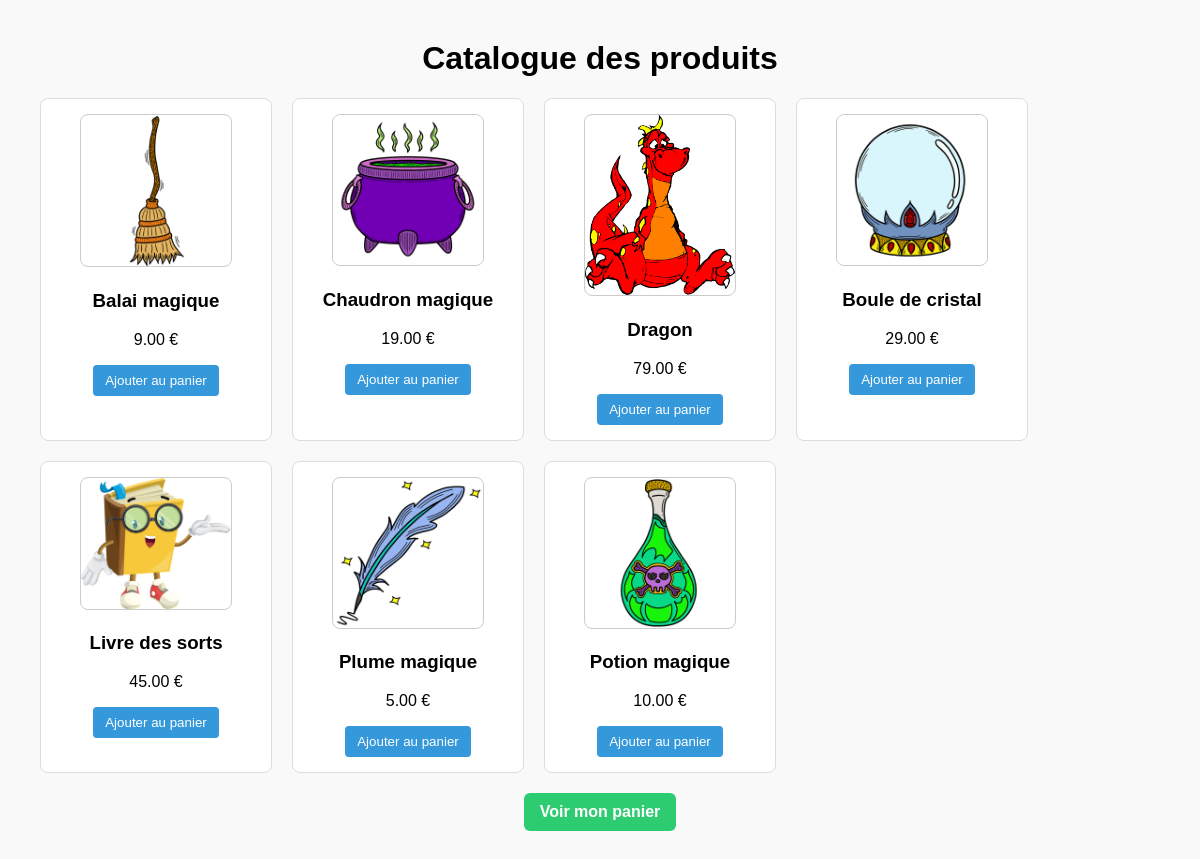
The page / on the database its author committed.
### tables this page shows
CREATE TABLE IF NOT EXISTS `produits` (
  `id_produit` int NOT NULL AUTO_INCREMENT,
  `nom` varchar(100) DEFAULT NULL,
  `prix` decimal(6,2) DEFAULT NULL,
  `image` varchar(255) DEFAULT NULL,
  PRIMARY KEY (`id_produit`)
);

### index.php (the view, shortened to what this page needs)
<?php
require_once("config.php");
$produits = $pdo->query("SELECT * FROM produits")->fetchAll();
?>
<!DOCTYPE html>
<html lang="fr">
<head>
    <link rel="stylesheet" href="style.css">
</head>
<body>
    <h1>Catalogue des produits</h1>
    <div class="catalogue">
        <?php foreach ($produits as $p): ?>
            <div class="produit">
                <img src="<?= htmlspecialchars($p['image']) ?>" alt="<?= htmlspecialchars($p['nom']) ?>">
                <h3><?= htmlspecialchars($p['nom']) ?></h3>
                <p><?= $p['prix'] ?> €</p>
                <form method="post" action="ajouter.php">
                    <button type="submit">Ajouter au panier</button>
                </form>
            </div>
        <?php endforeach; ?>
    </div>
    <div class="container">
    <a href="panier.php" class="btn-panier"> Voir mon panier</a>
    </div>
</body>
</html>

### style.css (style rules this page uses)
body { font-family: Arial, sans-serif; margin: 40px; background: #f9f9f9; }
.catalogue { display: flex; flex-wrap: wrap; gap: 20px; }
.produit { background: #fff; padding: 15px; border: 1px solid #ddd; border-radius: 8px; width: 200px; text-align: center; }
button { padding: 8px 12px; background: #3498db; color: white; border: none; border-radius: 4px; cursor: pointer; }
.container { text-align: center; padding-top: 20px; }
.btn-panier { display: inline-block; padding: 10px 16px; background-color: #2ecc71; color: white; text-decoration: none; border-radius: 6px; font-weight: bold; transition: background-color 0.3s ease; }
img { max-width:150px; border-radius:8px; border-radius: 8px; border: 1px solid #ccc; }
h1 { text-align: center; }

### rows shown on the page
produits: image (picture), nom "Balai magique", prix "9.00"
produits: image (picture), nom "Chaudron magique", prix "19.00"
produits: image (picture), nom "Dragon", prix "79.00"
produits: image (picture), nom "Boule de cristal", prix "29.00"
produits: image (picture), nom "Livre des sorts", prix "45.00"
produits: image (picture), nom "Plume magique", prix "5.00"
produits: image (picture), nom "Potion magique", prix "10.00"
